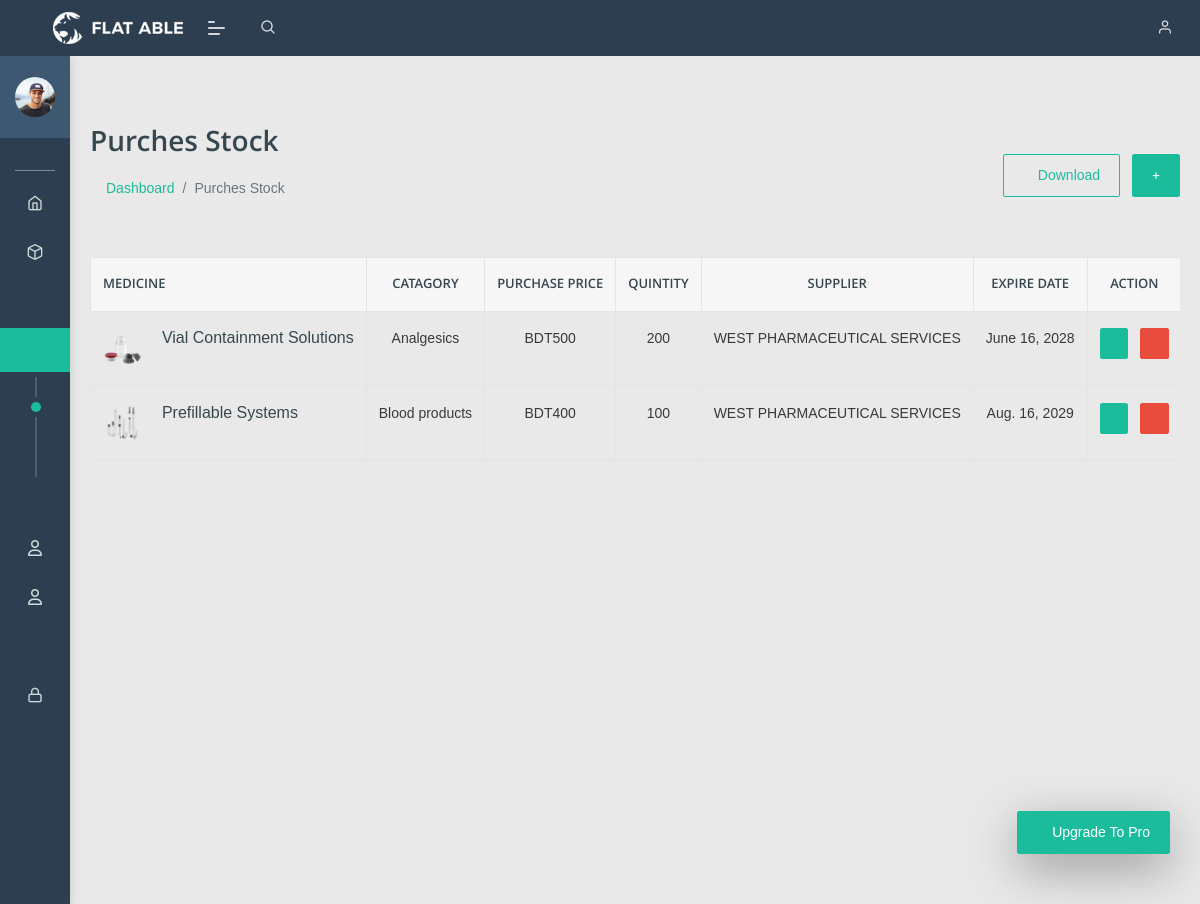
The page /stock-view/ (signed in) on the database its author committed.
### Pharmacey_App/models.py (models this page shows, shortened)
class Stock_Medisice(models.Model):
    medicine_name = models.CharField(max_length=160)
    Category = models.ForeignKey(Catagory,on_delete=models.CASCADE)
    Supplier = models.ForeignKey(Suplier, on_delete=models.CASCADE)
    price = models.IntegerField(default=0)
    quatity = models.IntegerField(default=0)
    exire_date = models.DateField()
    medicine_img = models.ImageField(upload_to='medicine_pic')

class Catagory(models.Model):
    catagory_name = models.CharField(max_length=40)
    created_att = models.DateTimeField(auto_now_add=True)
    updated_att = models.DateTimeField(auto_now=True)

class Suplier(models.Model):
    name = models.CharField(max_length=160)
    email = models.EmailField()
    phone = models.CharField(max_length=20)
    company = models.CharField(max_length=150)
    address = models.CharField(max_length=560)
    product = models.CharField(max_length=160)
    description = models.TextField()

### Pharmacey_App/views.py (the view)
# urls.py: path('stock-view/', views.Stock_View, name='Stock_View'),
@login_required()
def Stock_View(request):
    medisince = Stock_Medisice.objects.all()
    context = {
        'medisince':medisince,
    }
    return render(request, 'HOD/stock_view.html', context)

### templates/HOD/stock_view.html (shortened to what this page needs)
{% extends "base.html" %}
{% load static %}
{% block body_block %}
<div class="card-body">
    <div class="page-header">
       <div class="row align-items-center">
          <div class="col">
             <h3 class="page-title">Purches Stock</h3>
             <ul class="breadcrumb">
                <li class="breadcrumb-item"><a href="index.html">Dashboard</a></li>
                <li class="breadcrumb-item active">Purches Stock</li>
             </ul>
          </div>
          <div class="col-auto text-right float-right ml-auto">
             <a href="#" class="btn btn-outline-primary mr-2"><i class="fas fa-download"></i> Download</a>
             <a href="" class="btn btn-primary"><i class="fas fa-plus"></i></a>
          </div>
       </div>
    </div>
    <div class="table-responsive">
        <table class="table table-hover mb-0 table-bordered">
            <thead>
                <tr>
                    <th>
                        MEDICINE
                    </th>
                    <th class="text-center">Catagory</th>
                    <th class="text-center">Purchase Price</th>
                    <th class="text-center">Quintity</th>
                    <th class="text-center">Supplier</th>
                    <th class="text-center">Expire Date</th>
                    <th class="text-center">Action</th>
                </tr>
            </thead>
            <tbody>
            {% for i in medisince %}
                <tr>
                    <td>
                        <div class="d-inline-block align-middle">
                            <img src="/media/{{i.medicine_img}}" alt="user image" class="img-radius wid-40 align-top m-r-15">
                            <div class="d-inline-block">
                                <h6>{{i.medicine_name}}</h6>
                            </div>
                        </div>
                    </td>
                    <td class="text-center">{{i.Category.catagory_name}}</td>
                    <td class="text-center">BDT{{i.price}}</td>
                    <td class="text-center">{{i.quatity}}</td>
                    <td class="text-center">{{i.Supplier.name}}</td>
                    <td class="text-center">{{i.exire_date}}</td>
                    <td class="text-center">
                        <div class="actions">
                            <a href="{% url 'Pharmacey_App:Edit_stock' id=i.id %}" class="btn btn-sm btn-primary mr-2">
                            <i class="fas fa-pen"></i>
                            </a>
                            <a href="{% url 'Pharmacey_App:delete_stock' id=i.id %}" class="btn btn-sm btn-danger">
                            <i class="fas fa-trash"></i>
                            </a>
                         </div>
                    </td>
                </tr>
            {% endfor %}
            </tbody>
        </table>
    </div>
</div>
{%endblock%}

### templates/base.html (shortened to what this page needs)
<!DOCTYPE html>
{% load static %}
<html lang="en">
<head>
    <link rel="stylesheet" href="{% static 'assets/css/style.css' %}">
    <link rel="stylesheet" href="{% static 'assets/css/all.min.css' %}">
    <link rel="stylesheet" href="{% static 'assets/css/fontawesome.min.css' %}">
</head>
<body class="">
	<nav class="pcoded-navbar  ">
		<div class="navbar-wrapper  ">
			<div class="navbar-content scroll-div " >
				<div class="">
					<div class="main-menu-header">
						<img class="img-radius" src="{% static 'assets/images/user/avatar-2.jpg' %}" alt="User-Profile-Image">
						<div class="user-details">
						</div>
					</div>
				</div>
				<ul class="nav pcoded-inner-navbar ">
					<li class="nav-item pcoded-menu-caption">
					</li>
					<li class="nav-item">
					    <a href="{% url 'Pharmacey_App:Deshbord' %}" class="nav-link "><span class="pcoded-micon"><i class="feather icon-home"></i></span><span class="pcoded-mtext">Dashboard</span></a>
					</li>
					<li class="nav-item pcoded-hasmenu">
						<a href="#!" class="nav-link "><span class="pcoded-micon"><i class="feather icon-box"></i></span><span class="pcoded-mtext">Categories</span></a>
					</li>
                    <li class="nav-item pcoded-hasmenu">
						<a href="#!" class="nav-link "><span class="pcoded-micon"><i class="fa-solid fa-capsules"></i></span><span class="pcoded-mtext">Medicine</span></a>
					</li>
                    <li class="nav-item pcoded-hasmenu">
						<a href="#!" class="nav-link "><span class="pcoded-micon"><i class="fa-solid fa-cart-shopping"></i></span><span class="pcoded-mtext">Stock</span></a>
						<ul class="pcoded-submenu">
							<li><a href="{% url 'Pharmacey_App:Stock_View' %}">Stock Purchase</a></li>
							<li><a href="{% url 'Pharmacey_App:Add_Stock' %}">Add Stock</a></li>
						</ul>
					</li>
                    <li class="nav-item pcoded-hasmenu">
						<a href="#!" class="nav-link "><span class="pcoded-micon"><i class="fa-solid fa-chart-simple"></i></span><span class="pcoded-mtext">Sales</span></a>
					</li>
                    <li class="nav-item pcoded-hasmenu">
						<a href="#!" class="nav-link "><span class="pcoded-micon"><i class="fa-regular fa-user"></i></span><span class="pcoded-mtext">Suppliers</span></a>
					</li>
					<li class="nav-item pcoded-hasmenu">
						<a href="#!" class="nav-link "><span class="pcoded-micon"><i class="fa-regular fa-user"></i></span><span class="pcoded-mtext">Clients</span></a>
					</li>
                    <li class="nav-item pcoded-hasmenu">
						<a href="#!" class="nav-link "><span class="pcoded-micon"><i class="fa-solid fa-chart-line"></i></span><span class="pcoded-mtext">Repport</span></a>
					</li>
					<li class="nav-item pcoded-hasmenu">
					    <a href="#!" class="nav-link "><span class="pcoded-micon"><i class="feather icon-lock"></i></span><span class="pcoded-mtext">Authentication</span></a>
					</li>
					<li class="nav-item"><a href="{% url 'Auth_app:userprofile' id=request.user.id %}"><span class="pcoded-micon"><i class="fa-solid fa-gears"></i></span><span class="pcoded-mtext">Settings</span></a></li>
				</ul>
			</div>
		</div>
	</nav>
	<header class="navbar pcoded-header navbar-expand-lg navbar-light header-dark">
				<div class="m-header">
					<a class="mobile-menu" id="mobile-collapse" href="#!"><span></span></a>
					<a href="#!" class="b-brand">
						<img src="{% static 'assets/images/logo.png' %}" alt="" class="logo">
					</a>
				</div>
				<div class="collapse navbar-collapse">
					<ul class="navbar-nav mr-auto">
						<li class="nav-item">
							<a href="#!" class="pop-search"><i class="feather icon-search"></i></a>
						</li>
					</ul>
					<ul class="navbar-nav ml-auto">
						<li>
							<div class="dropdown drp-user">
								<a href="#" class="dropdown-toggle" data-toggle="dropdown">
									<i class="feather icon-user"></i>
								</a>
							</div>
						</li>
					</ul>
				</div>
	</header>
<div class="pcoded-main-container">
	<div class="mt-5">
		{% block body_block %}
		{% endblock%}
	</div>
</div>
</body>
</html>

### rows shown on the page
Stock_Medisice: medicine_img (picture), medicine_name "Vial Containment Solutions", Category.catagory_name "Analgesics", price "500", quatity "200", Supplier.name "WEST PHARMACEUTICAL SERVICES", exire_date "June 16, 2028"
Stock_Medisice: medicine_img (picture), medicine_name "Prefillable Systems", Category.catagory_name "Blood products", price "400", quatity "100", Supplier.name "WEST PHARMACEUTICAL SERVICES", exire_date "Aug. 16, 2029"
